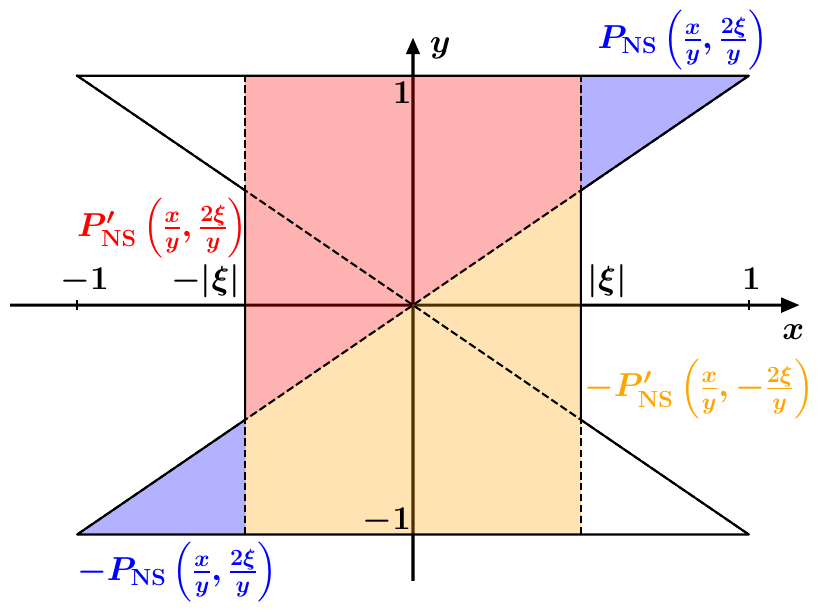

Write the Python code that produced this figure.
import numpy as np
import matplotlib.pyplot as plt
import MatplotlibSettings

xi = 0.5

plt.axis("off")
plt.arrow(-1.2, 0, 2.3, 0, lw = 2, head_width = 0.05, head_length = 0.04, fc = "k")
plt.arrow(0, -1.2, 0, 2.3, lw = 2, head_width = 0.03, head_length = 0.05, fc = "k")
plt.plot([1, 1], [-0.02, 0.02], lw = 1, c = "k")
plt.plot([-1, -1], [-0.02, 0.02], lw = 1, c = "k")

plt.xlim(-1.2, 1.2)
plt.ylim(-1.2, 1.2)
plt.text(0.05, 1.1, r"$y$")
plt.text(1.1, -0.15, r"$x$")

plt.text(0.98, 0.07, r"$1$")
plt.text(-1.05, 0.07, r"$-1$")
plt.text(-0.06, 0.88, r"$1$")
plt.text(-0.15, -0.98, r"$-1$")

plt.text(xi + 0.02, 0.07, r"$|\xi|$")
plt.text(- xi - 0.22, 0.07, r"$-|\xi|$")

plt.text(xi+(1-xi-0.4)/2, 1.12, r"$P_{\rm NS}\left(\frac{x}{y},\frac{2\xi}{y}\right)$", color = "blue")
plt.text(-1, -1.2, r"$-P_{\rm NS}\left(\frac{x}{y},\frac{2\xi}{y}\right)$", color = "blue")
plt.text(-1, xi - 0.2, r"$P_{\rm NS}'\left(\frac{x}{y},\frac{2\xi}{y}\right)$", color = "red")
plt.text(xi + 0.01, -xi + 0.1, r"$-P_{\rm NS}'\left(\frac{x}{y},-\frac{2\xi}{y}\right)$", color = "orange")

t = np.linspace(-1, 1, 100)

x,  y  = [-1, 1, xi, xi, 1, -1, -xi, -xi, -1], [1, 1, xi, -xi, -1, -1, -xi, xi, 1]
x1, y1 = [xi, xi, 1], [xi, 1, 1]
x2, y2 = [-xi, -xi, -1], [-xi, -1, -1]
x3, y3 = [-xi, -xi, xi, xi], [-xi, 1, 1, xi]
x4, y4 = [-xi, -xi, xi, xi], [-xi, -1, -1, xi]

plt.plot([xi for y in t], t, "k--", lw = 1.5)
plt.plot([-xi for y in t], t, "k--", lw = 1.5)

plt.plot(t, t, "k--", lw = 1.5)
plt.plot(t, -t, "k--", lw = 1.5)

plt.plot(x,  y,  c = "k", lw = 1.5)
plt.fill(x1, y1, alpha = 0.3, color = "blue")
plt.fill(x2, y2, alpha = 0.3, color = "blue")
plt.fill(x3, y3, alpha = 0.3, color = "red")
plt.fill(x4, y4, alpha = 0.3, color = "orange")

plt.savefig('GPDIntDomain2.pdf')
#plt.show()
